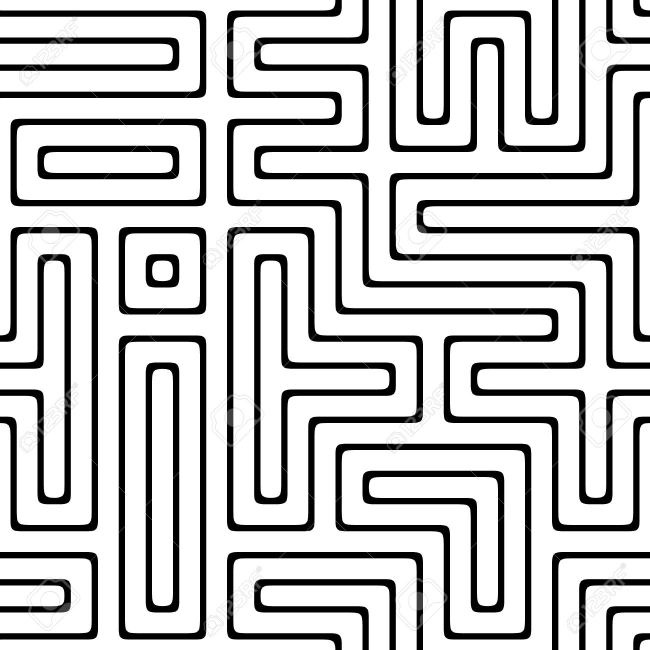
#> input picture test2.jpg, 1300 x 1300 px, given in place of Maze2.mp4, which was not available (shown at 1/2 size)
$ python RealTimeVideoStreaming.py
#> lines starting #> are read from the running program, lines starting #| are printed output that depends on the picture; after the words box and inside, x2 and y2 are one past the last pixel; in counts of white or black regions, pixels touching at a corner belong together; pictures that were not available may be replaced by others from this repository, and a replacement may not be noted
# [13 lines of commented-out code are left out]
from PIL import Image
import sys
import numpy as np
import cv2
import operator

def pre_process_image(img, skip_dilate=False):
    proc = cv2.GaussianBlur(img.copy(), (9, 9), 0)
    proc = cv2.adaptiveThreshold(proc, 255, cv2.ADAPTIVE_THRESH_GAUSSIAN_C, cv2.THRESH_BINARY, 11, 2)
    proc = cv2.bitwise_not(proc, proc)

    if not skip_dilate:
        kernel = np.array([[0., 1., 0.], [1., 1., 1.], [0., 1., 0.]],np.uint8)
        proc = cv2.dilate(proc, kernel)
    return proc

def find_corners_of_largest_polygon(img):
	"""Finds the 4 extreme corners of the largest contour in the image."""
	contours, h = cv2.findContours(img.copy(), cv2.RETR_EXTERNAL, cv2.CHAIN_APPROX_SIMPLE)  # Find contours
	contours = sorted(contours, key=cv2.contourArea, reverse=True)  # Sort by area, descending
	polygon = contours[0]  # Largest image
	bottom_right, _ = max(enumerate([pt[0][0] + pt[0][1] for pt in polygon]), key=operator.itemgetter(1))
	top_left, _ = min(enumerate([pt[0][0] + pt[0][1] for pt in polygon]), key=operator.itemgetter(1))
	bottom_left, _ = min(enumerate([pt[0][0] - pt[0][1] for pt in polygon]), key=operator.itemgetter(1))
	top_right, _ = max(enumerate([pt[0][0] - pt[0][1] for pt in polygon]), key=operator.itemgetter(1))

	# Return an array of all 4 points using the indices
	# Each point is in its own array of one coordinate
	return [polygon[top_left][0], polygon[top_right][0], polygon[bottom_right][0], polygon[bottom_left][0]]

def show_image(img,points):
	"""Shows an image until any key is pressed"""
	cv2.imwrite('crop.png',img)

    #cv2.imshow('image', img)  # Display the image
	# cv2.waitKey(0)  # Wait for any key to be pressed (with the image window active)
	# cv2.destroyAllWindows()  # Close all windows

def display_points(in_img, points, radius=5, colour=(0, 0, 255)):
	img = in_img.copy()

	# Dynamically change to a colour image if necessary
	if len(colour) == 3:
		if len(img.shape) == 2:
			img = cv2.cvtColor(img, cv2.COLOR_GRAY2BGR)
		elif img.shape[2] == 1:

			img = cv2.cvtColor(img, cv2.COLOR_GRAY2BGR)

	for point in points:
		img = cv2.circle(img, tuple(int(x) for x in point), radius, colour, -1)
	show_image(img,points)
	return img

def distance_between(p1, p2):
	"""Returns the scalar distance between two points"""
	a = p2[0] - p1[0]
	b = p2[1] - p1[1]
	return np.sqrt((a ** 2) + (b ** 2))


def crop_and_warp(img, crop_rect):
	"""Crops and warps a rectangular section from an image into a square of similar size."""

	# Rectangle described by top left, top right, bottom right and bottom left points
	top_left, top_right, bottom_right, bottom_left = crop_rect[0], crop_rect[1], crop_rect[2], crop_rect[3]

	# Explicitly set the data type to float32 or `getPerspectiveTransform` will throw an error
	src = np.array([top_left, top_right, bottom_right, bottom_left], dtype='float32')

	# Get the longest side in the rectangle
	side = max([
		distance_between(bottom_right, top_right),
		distance_between(top_left, bottom_left),
		distance_between(bottom_right, bottom_left),
		distance_between(top_left, top_right)
	])

	# Describe a square with side of the calculated length, this is the new perspective we want to warp to
	dst = np.array([[0, 0], [side - 1, 0], [side - 1, side - 1], [0, side - 1]], dtype='float32')

	# Gets the transformation matrix for skewing the image to fit a square by comparing the 4 before and after points
	m = cv2.getPerspectiveTransform(src, dst)

	# Performs the transformation on the original image
	return cv2.warpPerspective(img, m, (int(side), int(side)))

def show_digits(digits, colour=255):
	"""Shows list of 81 extracted digits in a grid format"""
	rows = []
	with_border = [cv2.copyMakeBorder(img.copy(), 1, 1, 1, 1, cv2.BORDER_CONSTANT, None, colour) for img in digits]
	for i in range(9):
		row = np.concatenate(with_border[i * 9:((i + 1) * 9)], axis=1)
		rows.append(row)
	show_image(np.concatenate(rows))

# ===========================================================================================================================================

camera_port=0
cap = cv2.VideoCapture('Maze2.mp4')
img_array = []
while True:
    ret,img=cap.read()
#> img is the input picture: shape (1300, 1300, 3); min 0, max 255, mean 195.9
    try:
        if not img:
            print("no im")
            break
        else:
            cv2.imwrite('input.png',img)
    except:
        cv2.imwrite('input.png',img)
        pass
    img = cv2.imread('input.png',cv2.IMREAD_GRAYSCALE)
#> img: shape (1300, 1300); min 0, max 255, mean 195.9
    final = img
    # =======================================================
    try:

        processed = pre_process_image(img)
#> in pre_process_image, `proc = cv2.adaptiveThreshold(proc, 255, cv2.ADAPTIVE_THRESH_GAUSSIAN_C..`: proc: shape (1300, 1300); 77.1% white; 337 black regions (130 under 20 px), largest, box (x1, y1, x2, y2) and area: (454, 0, 1300, 1062) 38295, (508, 0, 1300, 1008) 36856, (454, 454, 846, 1062) 23772
#> in pre_process_image, `proc = cv2.dilate(proc, kernel)`:
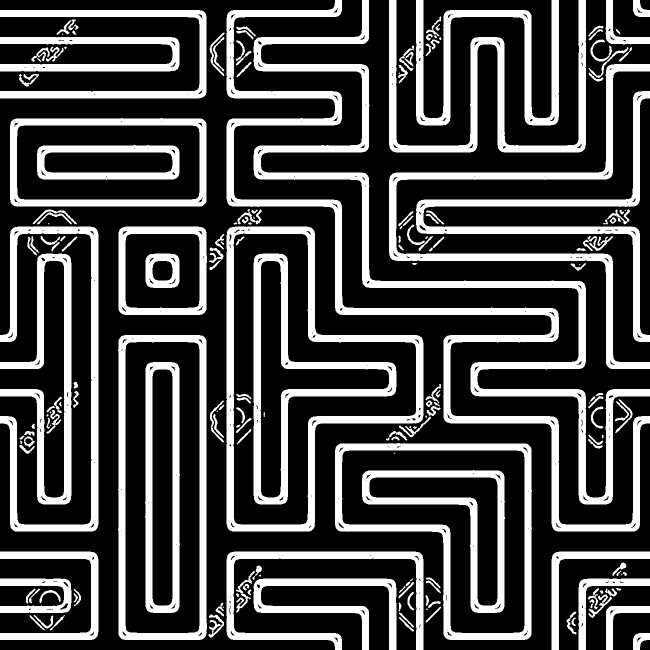
#> proc: shape (1300, 1300) (shown at 1/2 size); 27.6% white; 205 white regions (25 under 20 px)
        corners = find_corners_of_largest_polygon(processed)
#> in find_corners_of_largest_polygon, `contours, h = cv2.findContours(img.copy(), cv2.RETR_EXTERNAL, cv2.CHAI..`: contours = 191 contours, 36 with area under 20; largest, box (x1, y1, x2, y2) and area: (453, 453, 847, 1063) 145154, (670, 886, 1064, 1280) 106488, (236, 670, 414, 1280) 106435, (20, 236, 413, 413) 68451, (453, 0, 1300, 1063) 42580; h = 191 rows, first 6: [1, -1, -1, -1], [2, 0, -1, -1], [3, 1, -1, -1], [4, 2, -1, -1], [5, 3, -1, -1], [6, 4, -1, -1]
#> in find_corners_of_largest_polygon, `polygon = contours[0]`: polygon = contour of 116 points, box (x1, y1, x2, y2) (453, 453, 847, 1063), area 145154
#> in find_corners_of_largest_polygon, `bottom_right, _ = max(enumerate([pt[0][0] + pt[0][1] for pt in polygon..`: bottom_right = 36
#> in find_corners_of_largest_polygon, `top_left, _ = min(enumerate([pt[0][0] + pt[0][1] for pt in polygon]), ..`: top_left = 4
#> in find_corners_of_largest_polygon, `bottom_left, _ = min(enumerate([pt[0][0] - pt[0][1] for pt in polygon]..`: bottom_left = 28
#> in find_corners_of_largest_polygon, `top_right, _ = max(enumerate([pt[0][0] - pt[0][1] for pt in polygon]),..`: top_right = 80
#> corners = [[460, 455], [843, 675], [622, 1061], [456, 1057]]
        display_points(processed, corners)
#> in display_points, `img = cv2.cvtColor(img, cv2.COLOR_GRAY2BGR)`: img: shape (1300, 1300, 3); 27.6% white; 205 white regions (25 under 20 px), largest, box (x1, y1, x2, y2) and area: (453, 0, 1300, 1063) 45197, (507, 0, 1300, 1009) 43605, (453, 453, 847, 1063) 28009
#> the loop in display_points, `for point in points:` made 4 passes
#> after the loop in display_points, `for point in points:`: img: shape (1300, 1300, 3); mean B, G, R 70.3, 70.3, 70.3
        corners = np.array(corners)
        crop = cv2.imread('crop.png')

        cropped = crop_and_warp(crop, corners)
#> in crop_and_warp, `top_left, top_right, bottom_right, bottom_left = crop_rect[0], crop_re..`: top_left = [460, 455]; top_right = [843, 675]; bottom_right = [622, 1061]; bottom_left = [456, 1057]
#> in crop_and_warp, `src = np.array([top_left, top_right, bottom_right, bottom_left], dtype..`: src = [[460, 455], [843, 675], [622, 1061], [456, 1057]]
#> in distance_between, `a = p2[0] - p1[0]`: a = 221
#> in distance_between, `b = p2[1] - p1[1]`: b = -386
#> in crop_and_warp, `side = max([ distance_between(bottom_right, top_right), distance_betwe..`: side = 602
#> in crop_and_warp, `dst = np.array([[0, 0], [side - 1, 0], [side - 1, side - 1], [0, side ..`: dst = [[0, 0], [601, 0], [601, 601], [0, 601]]
#> in crop_and_warp, `m = cv2.getPerspectiveTransform(src, dst)`: m = [[0.622, 0.00413, -288.1], [-0.116, 0.201, -38.42], [-0.000168, -0.000682, 1]]
        cv2.imwrite('cropped.png',cropped)
        # cv2.imshow('cropped image', cropped)
        # cv2.waitKey(0)

        cropped = cv2.imread('cropped.png')
        cropped = cropped[5:-5,5:-5]

        cv2.imwrite('padding_crop.png',cropped)

        cropped = Image.open('padding_crop.png').convert('L')
#> cropped: PIL image 592x592 L
        w1,h1 = cropped.size
#> w1 = 592; h1 = 592
        cropped = cropped.resize((w1+500,h1+500))
#> cropped: PIL image 1092x1092 L
        cropped = cropped.point(lambda p: p > 128 and True)
#> cropped: PIL image 1092x1092 L; values 0 (black) and 1 (white), 29.5% white; 15 white regions (2 under 20 px), largest, box (x1, y1, x2, y2) and area: (0, 0, 1092, 1092) 165881, (89, 0, 1092, 850) 139600, (876, 374, 1092, 660) 23137

        # cv2.imshow('cropped image padding', cropped)
        # cv2.waitKey(0)
        cv2.destroyAllWindows()
        crop_width, crop_height = cropped.size
#> crop_width = 1092; crop_height = 1092
        p1 = 0

        for r in range(crop_width):
            if p1 != 0:
                break
            for c in range(crop_height):
                o = r,c
                val = cropped.getpixel(o)
                # print(val)
                if val == 1:
                    p1, p2 = r, c
                    print(val,p1,p2)
                    break
        cropped = cv2.imread('cropped.png')
        cropped = cropped[12:-12,12:-12]
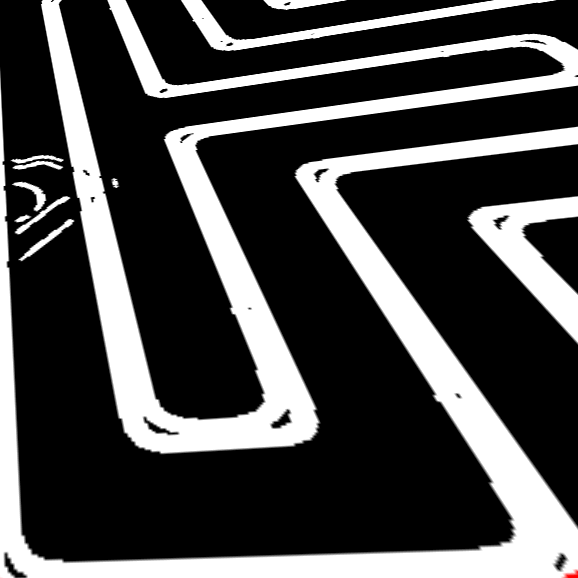
#> cropped: shape (578, 578, 3); mean B, G, R 70.9, 70.9, 70.9
        maze = cropped
        # cv2.imshow('Maze Input', maze)
        cv2.imwrite('maze.png',maze)
        # cv2.waitKey(0)
        # maze = cropped[p1-10:p1+520, p2-10:p2+510]
        # print(maze.shape)

        for r in range(w1-24):
            for c in range(h1-24):
                if sum(maze[r,c]) == 765:
                    maze[r,c] = (0,0,0)
                else:
                    maze[r,c] = (255,255,255)


        maze = cropped[3:-10,2:-7]
#> maze: shape (565, 569, 3)
        # cv2.imshow('Maze Input', maze)
        cv2.imwrite('maze.png',maze)
        # cv2.waitKey(0)
        # cv2.destroyAllWindows()

        #====================================================================================================================

        from PIL import Image
        import sys
        import numpy as np
        import cv2

        image = cv2.imread('maze.png')
        image = cv2.resize(image,(255,255))
        b, g, red = cv2.split(image)

        h, w = b.shape
#> h = 255; w = 255
        image = Image.open('maze.png').convert('L')
#> image: PIL image 569x565 L

        print(image.size)
#| (569, 565)
        image = image.resize((w,h))
#> image: PIL image 255x255 L
        w, h = image.size # get the dimenssions


        # set all white pixels to 1 and black to 0
        binary = image.point(lambda p: p > 128 and True)  # 0 is blocked and 1 is unblocked
#> binary: PIL image 255x255 L; values 0 (black) and 1 (white), 75.8% white; 15 black regions (7 under 20 px), largest, box (x1, y1, x2, y2) and area: (18, 0, 255, 203) 7509, (0, 57, 255, 255) 7338, (82, 0, 234, 21) 659

        # Resize the binary so that we can reduce lot of 0's and 1's to traverse - this value is hardcoded for now
        # we need to figure out a way to set w,h value without lossing information
        # binary = binary.resize((500,800),Image.NEAREST)
        w, h = binary.size

        # converting image to numpy array
        maze_input = np.array(binary)


        #==================================== Detecting Start and Stop Points for the Maze ===================================

        # Padding for neighbors
        maze_input = np.pad(maze_input, pad_width=5, mode='constant', constant_values=0)
#> maze_input: shape (265, 265); values 0 (black) and 1 (white), 70.2% white; 10 black regions (5 under 20 px), largest, box (x1, y1, x2, y2) and area: (0, 0, 265, 265) 20763, (15, 103, 37, 120) 45, (11, 86, 24, 98) 36, (12, 93, 34, 109) 35, (11, 77, 31, 80) 26
        b = np.pad(b, pad_width=5,mode='constant',constant_values=0)
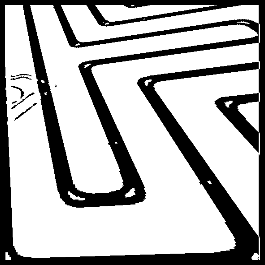
#> b: shape (265, 265); min 0, max 255, mean 179
        g = np.pad(g, pad_width=5,mode='constant',constant_values=0)
        red = np.pad(red, pad_width=5,mode='constant',constant_values=0)
        # print(b.shape,g.shape,r.shape)

        # To identify which has the opening and closing
        points = [maze_input[5],maze_input[h+4],maze_input[:,5],maze_input[:,w+4]]
        # points = [maze_input[0],maze_input[h-1],maze_input[:,0],maze_input[:,w-1]]

        res=[]
        point = 0

        for i in range(len(points)):
            count=0
            if(len(res)<2):
                point= np.sum(points[i])
                if(point!=0):
                    if(i<=1):
                        for j in range(len(points[i])):
                            if(i==0):
                                k=5
                            if(i==1):
                                k=h+4
                            if(maze_input[k][j]==0):
                                continue
                            if(maze_input[k][j]==1):
                                count+=1
                                if(count==int(point/2)):
                                    res.append((k,j))
                                    break
                    else:
                        for j in range(len(points[i])):
                            if(i==2):
                                k=5
                            if(i==3):
                                k=w+4
                            if(maze_input[j][k]==0):
                                continue
                            if(maze_input[j][k]==1):
                                count+=1
                                if(count==point/2):
                                    res.append((j,k))

            else:
                break
#> this loop made 3 passes
#> point on passes 1 to 2: 186, 13
#> after the loop, res = [(5, 120), (259, 10)]

        # Start and Stop Points
        start=res[0]
#> start = (5, 120)
        goal=res[1]
#> goal = (259, 10)

        print(start,goal)
#| (5, 120) (259, 10)
        #================================ Finding the shortest path to reach the Stop from Start ====================================

        def AStar(start, goal, neighbor_nodes, distance, cost_estimate):
            def reconstruct_path(came_from, current_node):
                path = []
                while current_node is not None:
                    path.append(current_node)
                    current_node = came_from[current_node]
                return list(reversed(path))

            g_score = {start: 0}
            f_score = {start: g_score[start] + cost_estimate(start, goal)}
            openset = {start}
            closedset = set()
            came_from = {start: None}

            while openset:
                current = min(openset, key=lambda x: f_score[x])
                if current == goal:
                    return reconstruct_path(came_from, goal)
                openset.remove(current)
                closedset.add(current)
                for neighbor in neighbor_nodes(current):
                    if neighbor in closedset:
                        continue
                    if neighbor not in openset:
                        openset.add(neighbor)
                    tentative_g_score = g_score[current] + distance(current, neighbor)
                    if tentative_g_score >= g_score.get(neighbor, float('inf')):
                        continue
                    came_from[neighbor] = current
                    g_score[neighbor] = tentative_g_score
                    f_score[neighbor] = tentative_g_score + cost_estimate(neighbor, goal)
            return []


        def is_blocked(p):
            x,y = p
            pixel = maze_input[x,y]
            if (pixel == 0):
                return True

        def von_neumann_neighbors(p):
            x, y = p
            neighbors = [(x-1, y), (x, y-1), (x+1, y), (x, y+1)]
            return [p for p in neighbors if not is_blocked(p)]

        def manhattan(p1, p2):
            return abs(p1[0]-p2[0]) + abs(p1[1]-p2[1])

        def squared_euclidean(p1, p2):
            return (p1[0]-p2[0])**2 + (p1[1]-p2[1])**2


        distance = squared_euclidean
        heuristic = squared_euclidean

        path = AStar(start, goal, von_neumann_neighbors, distance, heuristic)
#> in AStar, `g_score = {start: 0}`: g_score = {(5, 120): 0}
#> in AStar, `f_score = {start: g_score[start] + cost_estimate(start, goal)}`: f_score = {(5, 120): 76616}
#> in AStar, `openset = {start}`: openset = 1 item
#> the loop in AStar, `while openset:` made 1050 passes
#> current on passes 1 to 3: (5, 120), (6, 120), (7, 120)

        for position in path:
            x,y = position
            maze_input[x,y] = 9 # 9 represents the result
#> this loop made 0 passes


        # add the neighbours to the path to increase thickness
        ke = 5
        kernel = np.ones((ke, ke), np.uint8) * 9
        maze_input = cv2.dilate(maze_input, kernel, iterations=1)
#> maze_input: shape (265, 265); values 0 (black) and 1 (white), 83.6% white; 11 black regions (5 under 20 px), largest, box (x1, y1, x2, y2) and area: (0, 0, 265, 265) 7921, (43, 66, 143, 206) 2557, (218, 95, 257, 147) 514, (153, 64, 257, 81) 278, (93, 39, 257, 64) 204, (40, 85, 48, 91) 35


        result = np.zeros([h+4,w+4,3]) # an empty image

        # set the 0 and 1's to 3D values
        for r in range(h):
            for c in range(w):
                if maze_input[r,c] == 1:

                    result[r,c,:] = (255,255,255)
                    maze_input[r,c] = 255
                elif maze_input[r,c] == 0:
                    result[r,c,:] = (0,0,0)
                    maze_input[r,c] = 0
                elif maze_input[r,c] == 9:
                    result[r,c,:] = (0,0,0)
                    maze_input[r,c] = 0
#> result: shape (259, 259, 3) float64; 84.3% white; 7 black regions (4 under 20 px), largest, box (x1, y1, x2, y2) and area: (0, 0, 259, 259) 7961, (43, 66, 143, 206) 2557, (40, 85, 48, 91) 35


        print(g.shape,b.shape,red.shape,maze_input.shape)
#| (265, 265) (265, 265) (265, 265) (265, 265)

        g = cv2.bitwise_and(g, g, mask=maze_input)
        b = cv2.bitwise_and(b, b, mask=maze_input)


        res = cv2.merge((b, g, red))
        res = res[5:-6, 5:-6]
#> res: shape (254, 254, 3)
        cv2.imwrite('SolvedMaze.jpg', res)
        res = cv2.imread('SolvedMaze.jpg')
#> res: shape (254, 254, 3); min 0, max 255, mean 194.4
        res = cv2.resize(res,(460,500))
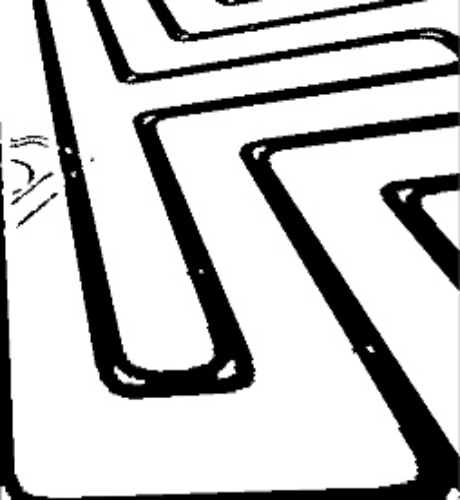
#> res: shape (500, 460, 3); min 0, max 255, mean 194.4

        # cv2.waitKey(0)
        crop = cv2.imread('crop.png')
        crop = cv2.resize(crop,(270,500))
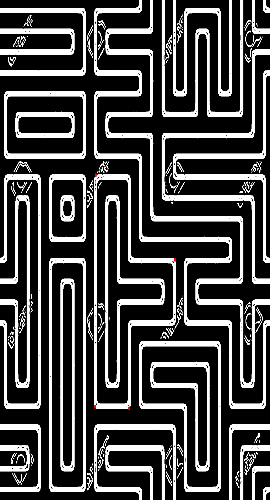
#> crop: shape (500, 270, 3); mean B, G, R 70.4, 70.4, 70.5

        final = cv2.imread("input.png")
        final = cv2.resize(final,(270,500))
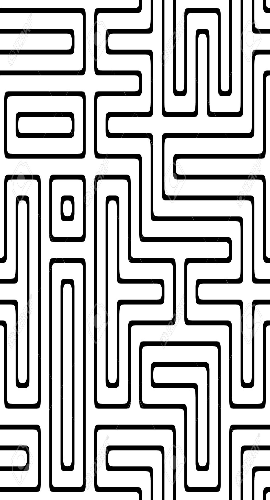
#> final: shape (500, 270, 3); min 0, max 255, mean 195.6
        print("shape",res.shape,final.shape,crop.shape)
#| shape (500, 460, 3) (500, 270, 3) (500, 270, 3)
        stacked = np.hstack((final,crop,res))
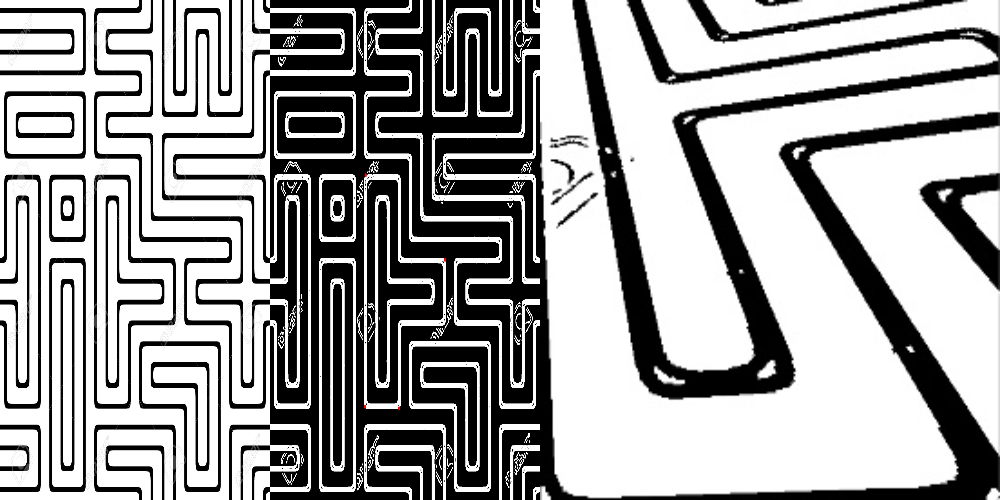
#> stacked: shape (500, 1000, 3); mean B, G, R 161.2, 161.2, 161.2

        # cv2.imshow('Real Time Maze Solver',stacked)
        img_array.append(stacked)
    except:
        pass


    key = cv2.waitKey(1)
#> (key Esc is pressed here)
    if key == 27:
        break


cap.release()
cv2.destroyAllWindows()
size = (1000,500)
out = cv2.VideoWriter('project.avi',cv2.VideoWriter_fourcc(*'DIVX'), 15, size)

for i in range(len(img_array)):
    out.write(img_array[i])
#> this loop made 1 pass
out.release()
